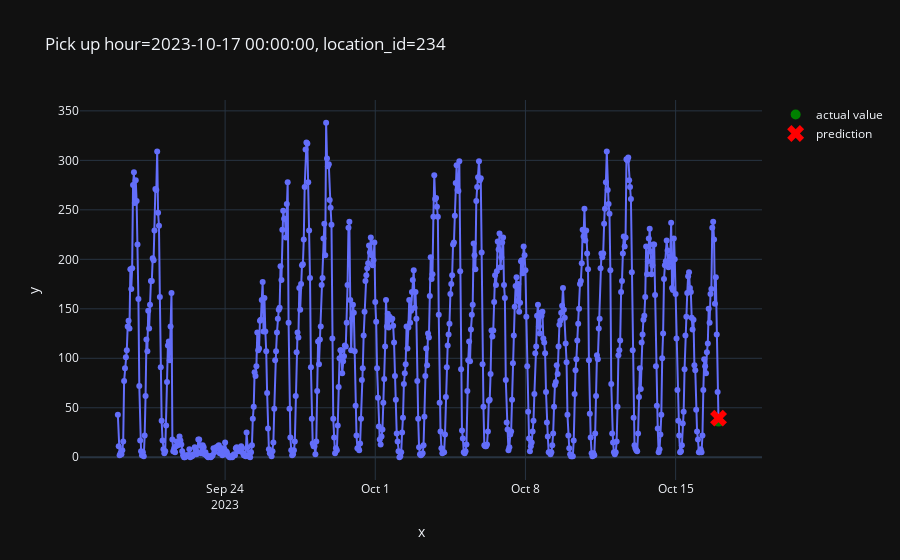

Write notebook code for a chart like this one.
### Code cell
from src.plot import plot_one_sample

plot_one_sample(
  features=X_test, 
  targets=y_test,
  example_id=50000,
  predictions=pd.Series(predictions)
)

### Figure 1 — Plotly figure (JSON) as saved in the notebook; plotly's stock layout.template omitted (floating-point values rounded to 4 significant figures; data arrays with more than 128 entries replaced by an {"elided": "..."} marker saying what was removed)
{"data": [{"hovertemplate": "x=%{x}<br>y=%{y}<extra></extra>", "legendgroup": "", "line": {"color": "#636efa", "dash": "solid"}, "marker": {"symbol": "circle"}, "mode": "lines+markers", "name": "", "orientation": "v", "showlegend": false, "type": "scatter", "x": {"elided": "673 str values"}, "xaxis": "x", "y": {"elided": "673 int values"}, "yaxis": "y"}, {"line": {"color": "green"}, "marker": {"size": 10}, "mode": "markers", "name": "actual value", "type": "scatter", "x": ["2023-10-17T00:00:00"], "y": [36]}, {"line": {"color": "red"}, "marker": {"size": 15, "symbol": "x"}, "mode": "markers", "name": "prediction", "type": "scatter", "x": ["2023-10-17T00:00:00"], "y": [39.53]}], "layout": {"legend": {"tracegroupgap": 0}, "title": {"text": "Pick up hour=2023-10-17 00:00:00, location_id=234"}, "xaxis": {"anchor": "y", "domain": [0, 1], "title": {"text": "x"}}, "yaxis": {"anchor": "x", "domain": [0, 1], "title": {"text": "y"}}}}
